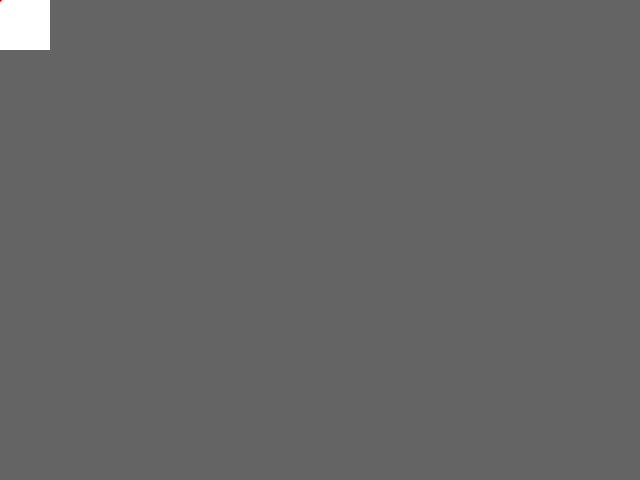
Frame 1 (no input)
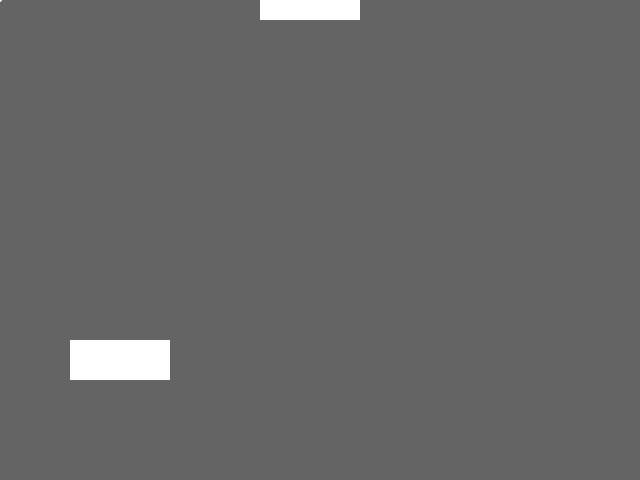
Frame 60 (the mouse pressed at the canvas centre just before this capture)
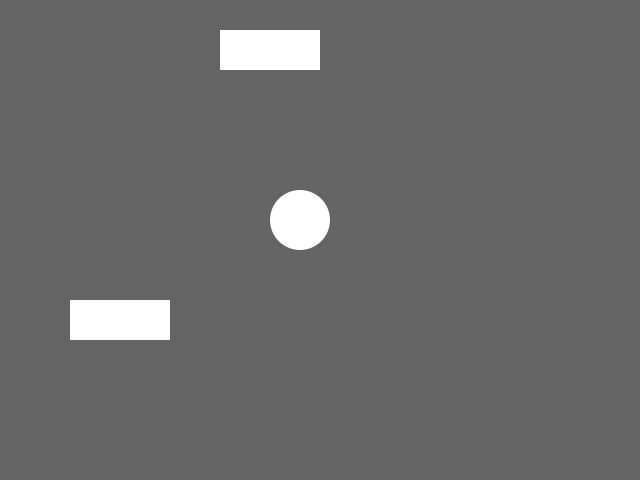
Frame 120 (the mouse held since frame 60 and released just before this capture)

The Processing sketch that drew these frames (run headless with seeded random() and noise(); from frame 60 on, the mouse is pressed at the canvas centre):

// Processing sketch: processing_16229
// ── processing_16229.pde

//Name: Andy Hernandez
//Desma 28 Interactivity 
//Final Project Game: AQUIRE. 



// circle is controlled by the mouse
float CX; // set this later in draw
float CY; 
float CR = 30.0;

//line1
float X1 = 0;
float Y1 = 30;
float speed= 10;
int direction=1;
float rectWidth = 100.0;
float rectHeight = 40.0;
//line2
float X12 = 0;
float Y12 = 0;
float speed2= 10;
int direction2=1;
float rectWidth2 = 100.0;
float rectHeight2 =40.0;




void setup()
{
  size (640,480);
  ellipseMode(CENTER);
  rectMode(CENTER);
  noStroke();
}

void draw()
{
  background(100);
  //line1
  fill(255);
  rect(X1, Y1, rectWidth, rectHeight);
  Y1+= speed*direction;

  if((Y1>height) ||(Y1< 0) )
  {
    direction=-direction;

    X1+=120;
    if(X1>width) {
      X1=0;
    }
  }



  //line2

  rect(X12, Y12, rectWidth, rectHeight);
  X12+= speed*direction;

  if((X12>height) ||(X12< 0) )
  {
    direction=-direction;

    Y12+=Y12+50;
    if(Y12>height) {
      Y12=0;
    }
  }




  // move to the mouse coordinates 
  CX = mouseX;
  CY = mouseY;


  boolean collisionDetected = isCollidingCircleRectangle(CX, CY,
  CR, X1, Y1, rectWidth, rectHeight);

  if (collisionDetected == true) {
    fill(255,0,0); // colored red on collision
  X12=width/2;
    X1=width/2;
//    Y12=height/2;
//    Y1=height/2-30;
  }
  else {
    fill(255);  
    // white for no collision
  }




  boolean collisionDetected2 = isCollidingCircleRectangle(CX, CY,
  CR, X12, Y12, rectWidth2, rectWidth2);
  // set color for circle
  if (collisionDetected2 == true) {
    fill(255,0,0); // colored red on collision
  }

  else {
    fill(255);     // white for no collision
  }

  if(collisionDetected2==true && collisionDetected==true)
  {
    X12=width/2;
    X1=width/2;
    Y12=height/2;
    Y1=height/2-30;
  }



  float a= random(10,20);
  ellipse(CX-20, CY-20, CR*2.0, CR*2.0);
 
  
}
// code adapted from:
//   http://stackoverflow.com/questions/401847/circle-rectangle-collision-detection-intersection && J.CECIL's "circle Box Collide"


boolean isCollidingCircleRectangle(
float circleX, 
float circleY, 
float radius,
float rectangleX,
float rectangleY,
float rectangleWidth,
float rectangleHeight)
{
  float circleDistanceX = abs(circleX - rectangleX - rectangleWidth/2);
  float circleDistanceY = abs(circleY - rectangleY - rectangleHeight/2);

  if (circleDistanceX > (rectangleWidth/2 + radius)) { 
    return false;
  }
  if (circleDistanceY > (rectangleHeight/2 + radius)) { 
    return false;
  }

  if (circleDistanceX <= (rectangleWidth/2)) { 
    return true;
  } 
  if (circleDistanceY <= (rectangleHeight/2)) { 
    return true;
  }

  float cornerDistance_sq = pow(circleDistanceX - rectangleWidth/2, 2) +
    pow(circleDistanceY - rectangleHeight/2, 2);

  return (cornerDistance_sq <= pow(radius,2));
}
